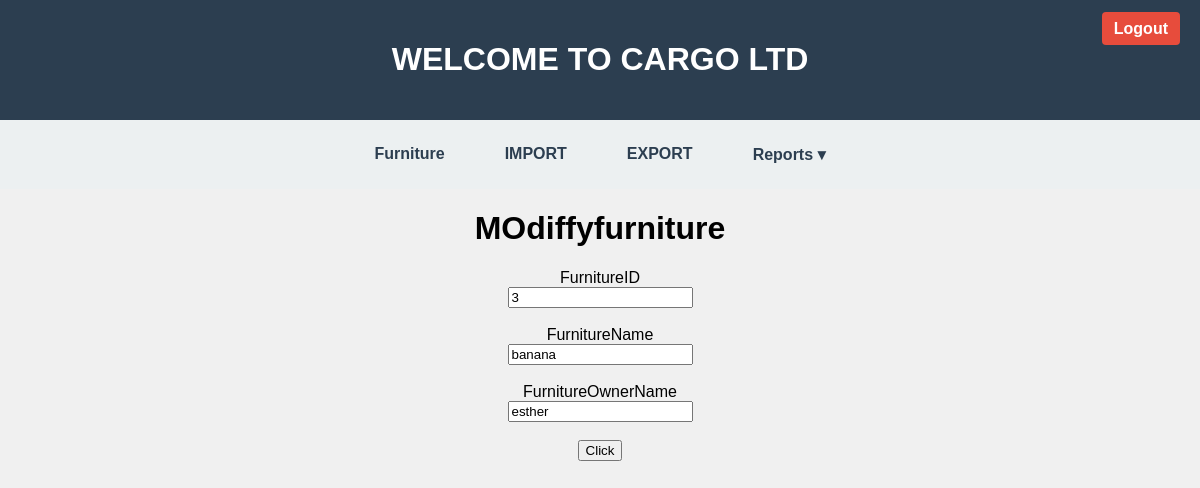
/update_furniture.php?FurnitureId=3, run on the app's committed database.
### tables this page shows
CREATE TABLE `furniture` (
  `FurnitureId` int(100) NOT NULL,
  `FurnitureName` varchar(100) NOT NULL,
  `FurnitureOwnerName` varchar(100) NOT NULL
);

### update_furniture.php (the view, shortened to what this page needs)
<?php
include 'index.php';
?>
<?php
include 'connection.php';
if (isset($_GET['FurnitureId'])) {
    $id = $_GET['FurnitureId'];
    $query = mysqli_query($con, "SELECT * FROM furniture WHERE FurnitureId='$id'");
    $fetch = mysqli_fetch_array($query);
}
?>
<!DOCTYPE html>
<html>
<head>
</head>
<body>
	<center>
	<div class="content">
		<form action="" method="POST">
		<h1>MOdiffyfurniture</h1>
		<label>FurnitureID</label><br>
		<input type="number" name="furnitureId" value="<?php echo $fetch['FurnitureId'] ;?>" placeholder="furnitureId" required="" ><br><br>
		<label>FurnitureName</label><br>
		<input type="text" name="furnitureName" value="<?php echo $fetch['FurnitureName'];?>" placeholder="furnitureNameu" required ><br><br>
			<label>FurnitureOwnerName</label><br>
		<input type="text" name="furnitureOwnerName"  value="<?php echo $fetch['FurnitureOwnerName'] ?>"placeholder="furnitureOwnerName" required="" ><br><br>
		<button type="submit" name="Click">Click</button>
	</form>
</div>
</center>
</body>
</html>

### index.php (style rules this page uses)
body { margin: 0; font-family: Arial, sans-serif; background-color: #f0f0f0; }

### data on the page
furniture: furnitureId "3", furnitureName "banana", furnitureOwnerName "esther"
